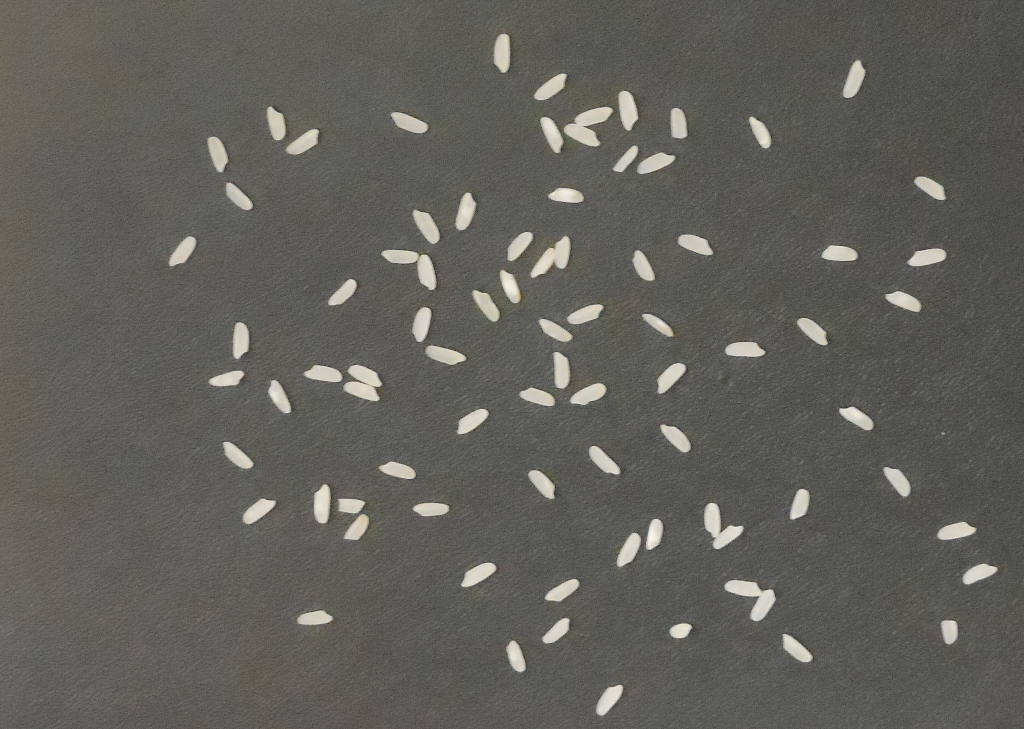
#> input picture Contagem_de_Arroz/Image/82.bmp, 1024 x 729 px, found by its file name
$ python teste_82.py
#> lines starting #> are read from the running program, lines starting #| are printed output that depends on the picture; after the words box and inside, x2 and y2 are one past the last pixel; in counts of white or black regions, pixels touching at a corner belong together
import cv2 as cv
import numpy as np
import matplotlib.pyplot as plt
import os

def contar_graos_watershed(image_path, min_area=88, max_area=1000, debug=False):
#> called with image_path = 'C:\\Work\\PyProjects\\Teste\\82.bmp', min_area = 88, max_area = 1000, debug = True
    image = cv.imread(image_path)
#> image is the input picture: shape (729, 1024, 3); mean B, G, R 90.4, 95.9, 96.8
    gray = cv.cvtColor(image, cv.COLOR_BGR2GRAY)
    blur = cv.GaussianBlur(gray, (9, 9), 0)
    thresh = cv.adaptiveThreshold(blur, 255, cv.ADAPTIVE_THRESH_GAUSSIAN_C,
                                   cv.THRESH_BINARY_INV, 11, 6)
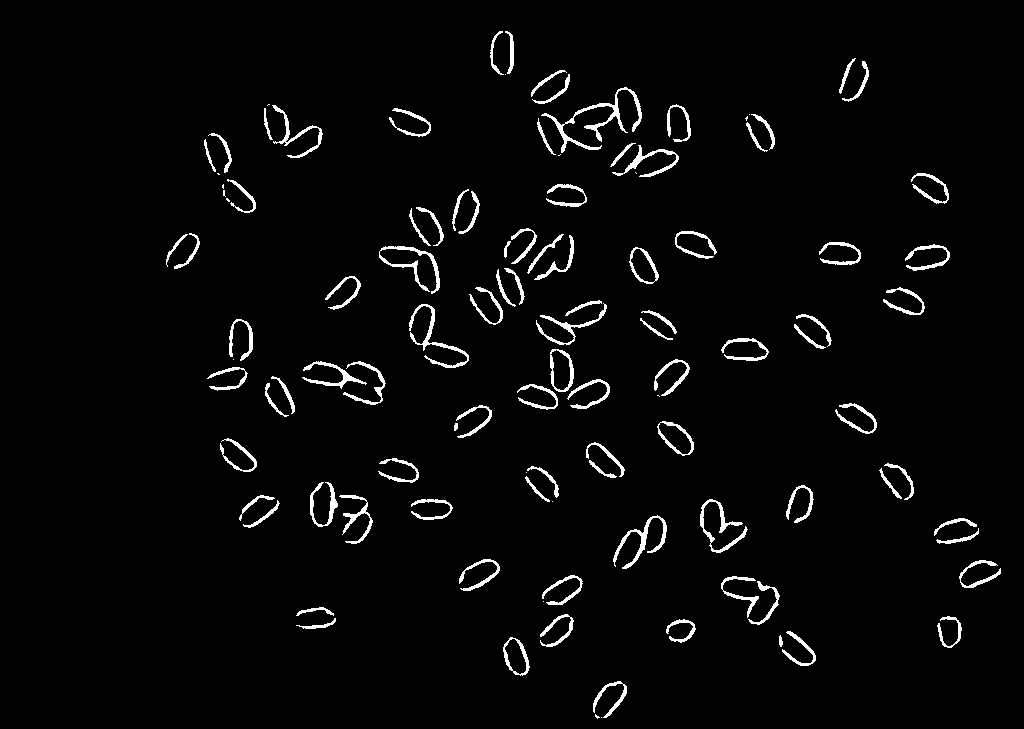
#> thresh: shape (729, 1024); 3% white; 112 white regions (17 under 20 px), largest, box (x1, y1, x2, y2) and area: (541, 87, 642, 153) 993, (409, 304, 469, 368) 593, (613, 515, 667, 569) 579
    cv.imshow("Thresh", thresh)
    cv.waitKey(0)
    cv.destroyAllWindows()

    # Remover ruído com abertura morfológica
    kernel = np.ones((1, 1), np.uint8)
    opening = cv.morphologyEx(thresh, cv.MORPH_OPEN, kernel, iterations=1)
    cv.imshow("Opening", opening)
    cv.waitKey(0)
    cv.destroyAllWindows()

    # Background seguro
    kernel = np.ones((2, 2), np.uint8)
    sure_bg = cv.dilate(opening, kernel, iterations=1)
#> sure_bg: shape (729, 1024); 4.3% white; 88 white regions (5 under 20 px), largest, box (x1, y1, x2, y2) and area: (541, 87, 643, 157) 1388, (302, 361, 387, 406) 1051, (409, 304, 470, 369) 847
    cv.imshow("sure_bg", sure_bg)
    cv.waitKey(0)
    cv.destroyAllWindows()

    # Distância para separar grãos
    dist_transform = cv.distanceTransform(opening, cv.DIST_L2, 5)
    cv.imshow("dist_transform", dist_transform)
    cv.waitKey(0)
    cv.destroyAllWindows()
    _, sure_fg = cv.threshold(dist_transform, 0.05 * dist_transform.max(), 255, 0)
    cv.imshow("sure_fg", sure_fg)
    cv.waitKey(0)
    cv.destroyAllWindows()

    # Marcação
    sure_fg = np.uint8(sure_fg)
    unknown = cv.subtract(sure_bg, sure_fg)
#> unknown: shape (729, 1024); 1.3% white in thin lines or dots, all inside (x1, y1, x2, y2) = (166, 31, 1002, 720)
    _, markers = cv.connectedComponents(sure_fg)
#> markers: shape (729, 1024) int32; 113 distinct labels, from 0 to 112
    markers = markers + 1
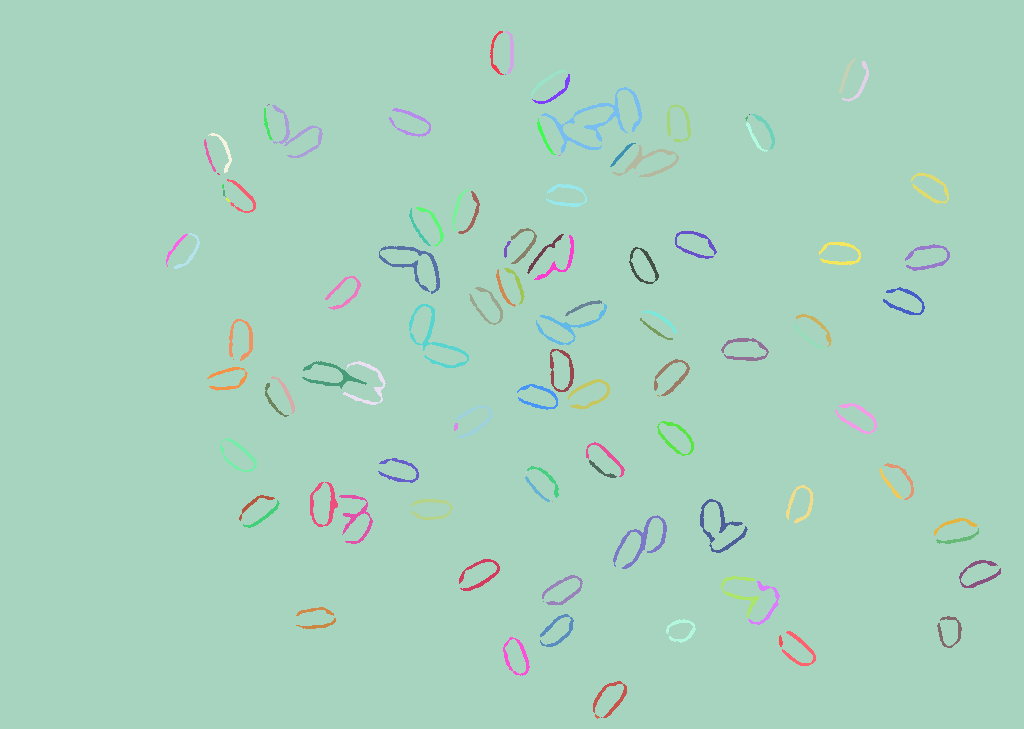
#> markers: shape (729, 1024) int32; 113 distinct labels, from 1 to 113; one colour per label, 0 black
    markers[unknown == 255] = 0

    # Watershed
    markers = cv.watershed(image, markers)
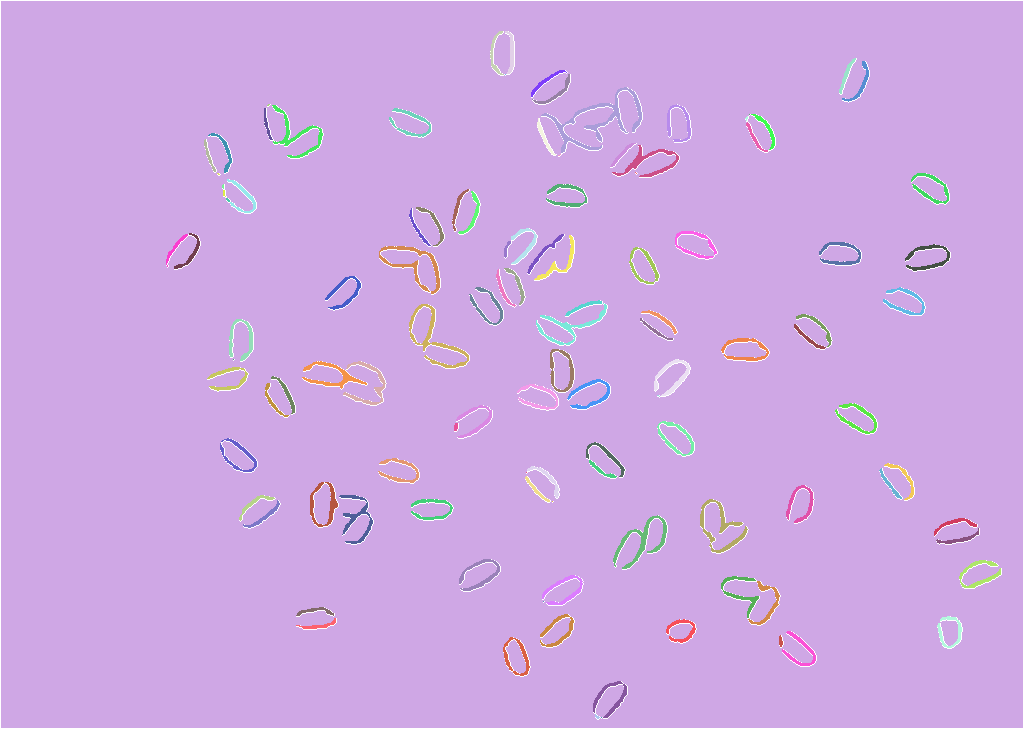
#> markers: shape (729, 1024) int32; 114 distinct labels, from -1 to 113; one colour per label, 0 black, -1 white
    result = image.copy()
    result[markers == -1] = [0, 0, 255]  # contorno vermelho opcional
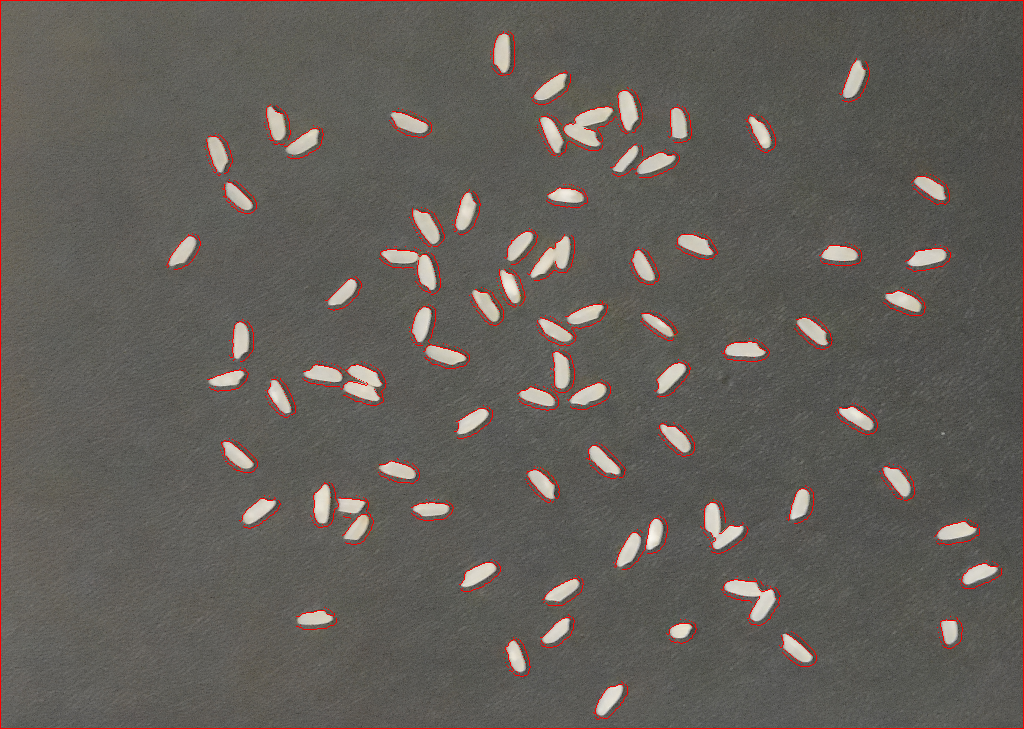
#> result: shape (729, 1024, 3); 1.59% of pixels changed, all inside (x1, y1, x2, y2) = (0, 0, 1024, 729)
    cv.imshow("Result", result)
    cv.waitKey(0)
    cv.destroyAllWindows()

    # Encontrar contornos nos marcadores segmentados
    mask = np.uint8(markers > 1) * 255
#> mask: shape (729, 1024); 3.1% white; 111 white regions (16 under 20 px)
    cnts, _ = cv.findContours(mask, cv.RETR_EXTERNAL, cv.CHAIN_APPROX_SIMPLE)
#> cnts = 111 contours, 17 with area under 20; largest, box (x1, y1, x2, y2) and area: (409, 304, 469, 368) 986, (550, 349, 574, 392) 804, (657, 421, 694, 456) 760, (541, 87, 642, 153) 748, (629, 247, 659, 284) 690
    valid = [c for c in cnts if min_area < cv.contourArea(c) < max_area]
#> valid = 78 contours; largest, box (x1, y1, x2, y2) and area: (409, 304, 469, 368) 986, (550, 349, 574, 392) 804, (657, 421, 694, 456) 760, (541, 87, 642, 153) 748, (629, 247, 659, 284) 690

    for c in valid:
        cv.drawContours(result, [c], -1, (0, 255, 0), 1)
#> this loop made 78 passes
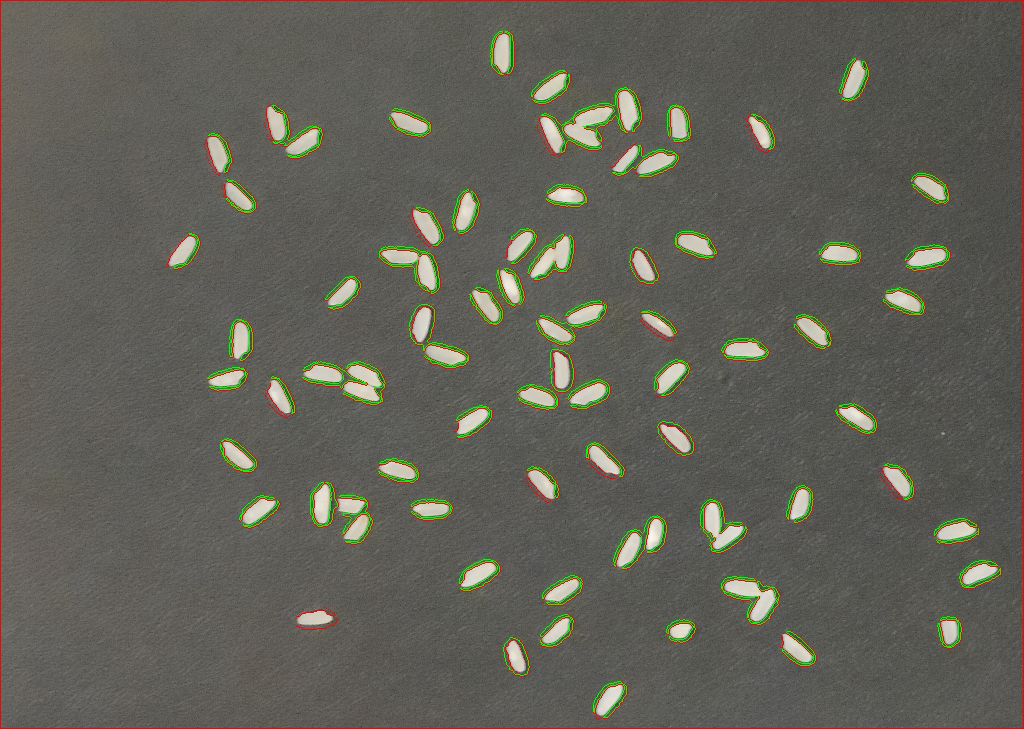
#> result: shape (729, 1024, 3); 1.59% of pixels changed, all inside (x1, y1, x2, y2) = (174, 31, 1001, 718)

    if debug:
        plt.figure(figsize=(10, 6))
        plt.imshow(cv.cvtColor(result, cv.COLOR_BGR2RGB))
        plt.title(f"{os.path.basename(image_path)} - Grãos detectados: {len(valid)}")
        plt.axis('off')
        plt.tight_layout()
        plt.show()

    return len(valid)

# Exemplo de uso
image_path = r"C:\Work\PyProjects\Teste\82.bmp"
total = contar_graos_watershed(image_path, debug=True)
#> total = 78
print(f"Total de grãos detectados: {total}")
#| Total de grãos detectados: 78

$ run again, with Contagem_de_Arroz/Image/114.bmp copied over Contagem_de_Arroz/Image/82.bmp
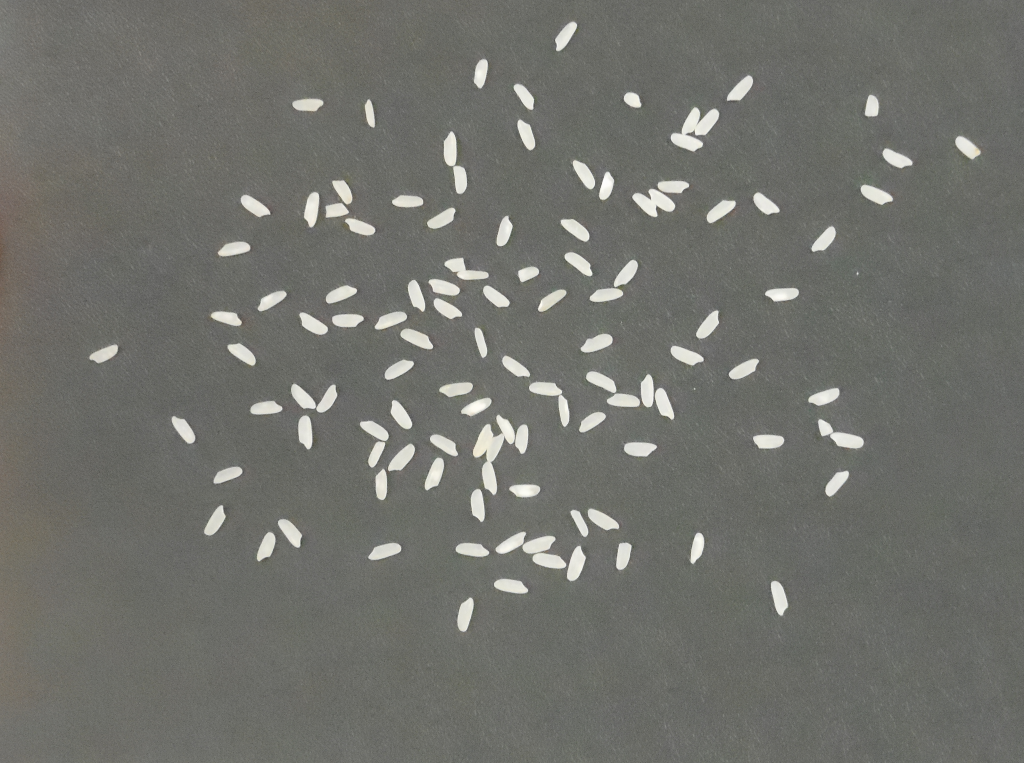
#> input picture Contagem_de_Arroz/Image/114.bmp, 1024 x 763 px, found by its file name
#> in contar_graos_watershed, image is the input picture: shape (763, 1024, 3); mean B, G, R 107.9, 113.3, 112.6
#> in contar_graos_watershed, `thresh = cv.adaptiveThreshold(blur, 255, cv.ADAPTIVE_THRESH_GAUSSIAN_C..`:
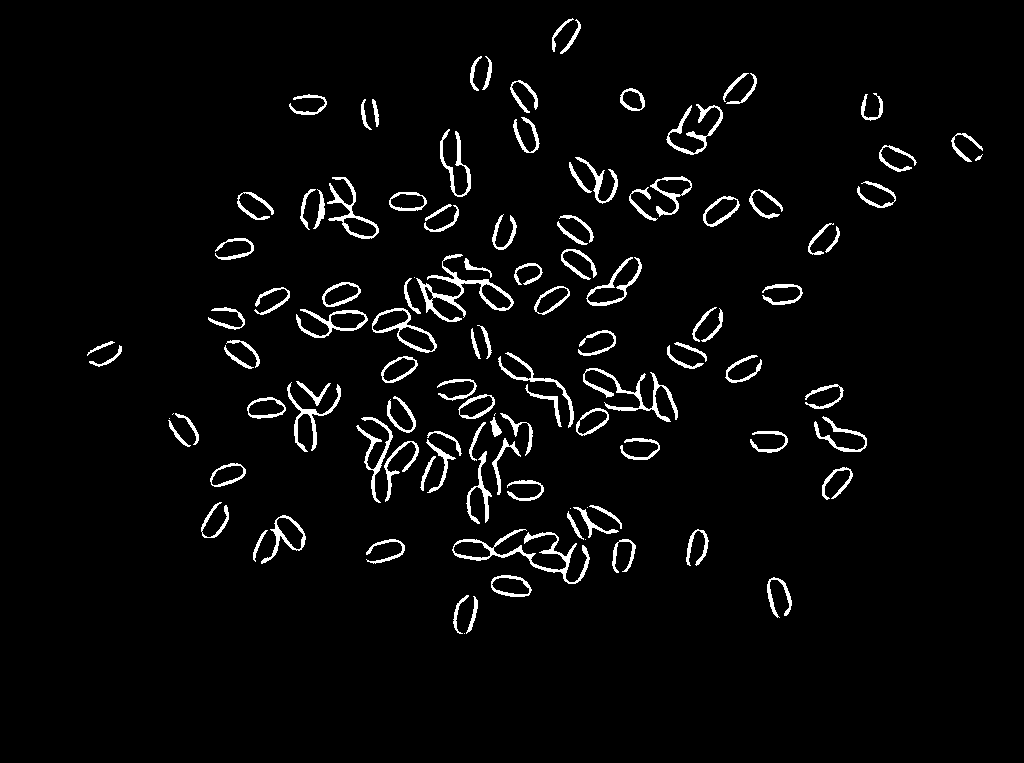
#> thresh: shape (763, 1024); 3.6% white; 115 white regions (8 under 20 px), largest, box (x1, y1, x2, y2) and area: (452, 529, 590, 584) 1242, (416, 254, 514, 322) 1181, (583, 368, 678, 422) 947
#> sure_bg: shape (763, 1024); 5.1% white; 91 white regions (1 under 20 px), largest, box (x1, y1, x2, y2) and area: (414, 254, 515, 323) 1796, (452, 529, 591, 585) 1743, (583, 368, 679, 423) 1320
#> unknown: shape (763, 1024); 1.5% white in thin lines or dots, all inside (x1, y1, x2, y2) = (87, 18, 984, 635)
#> mask: shape (763, 1024); 3.7% white; 113 white regions (8 under 20 px)
#> cnts = 113 contours, 9 with area under 20; largest, box (x1, y1, x2, y2) and area: (452, 529, 590, 584) 1393, (416, 254, 514, 322) 1385, (372, 308, 437, 353) 1354, (586, 257, 642, 306) 1244, (327, 177, 379, 239) 868
#> valid = 87 contours; largest, box (x1, y1, x2, y2) and area: (327, 177, 379, 239) 868, (296, 309, 368, 338) 828, (261, 515, 306, 564) 804, (650, 176, 692, 217) 694, (583, 368, 678, 422) 690
#> the loop in contar_graos_watershed, `for c in valid:` made 87 passes
#> after the loop in contar_graos_watershed, `for c in valid:`:
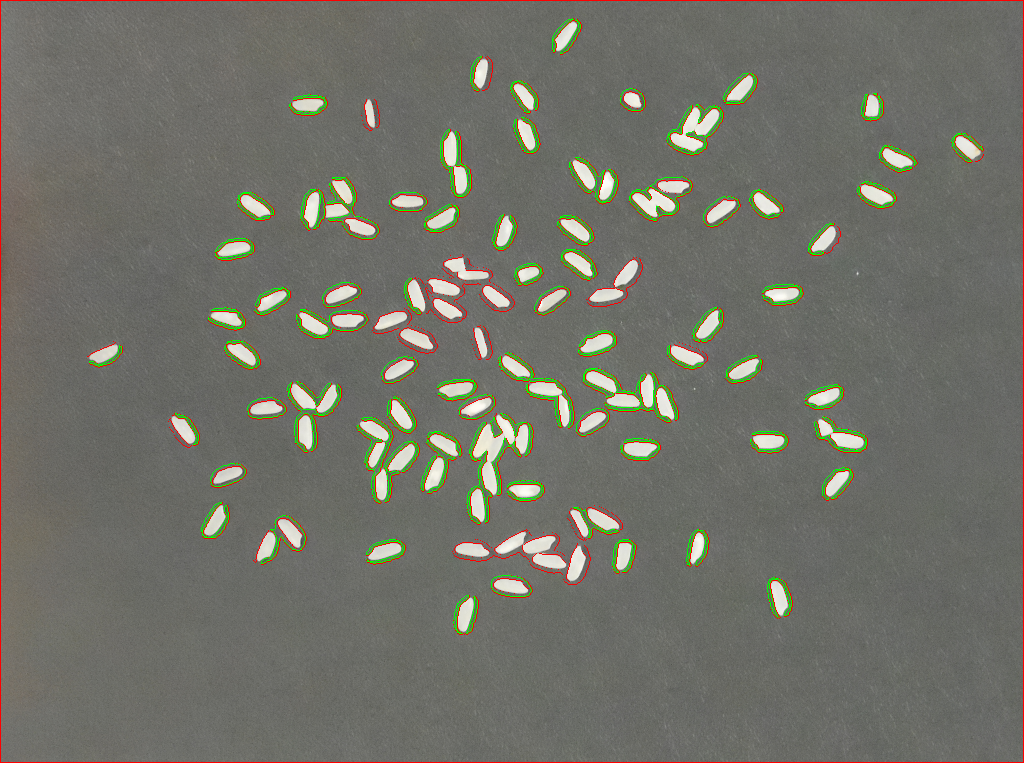
#> result: shape (763, 1024, 3); mean B, G, R 104.2, 113.5, 113.3
#> total = 87
#| Total de grãos detectados: 87
